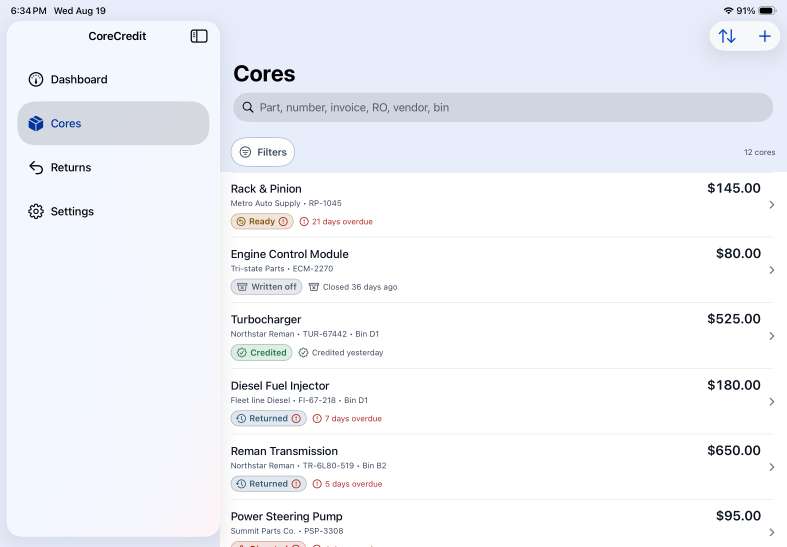
#> input picture src-assets/corecredit/ipad-cores.png, 2360 x 1640 px, found by its file name (shown at 1/3 size)
$ python -i build_assets.py   (imports and definitions only)
#> lines starting #> are read from the running program, lines starting #| are printed output that depends on the picture
#!/usr/bin/env python3
"""Regenerate every image in site/assets/img/ from the originals in src-assets/.

    pip install Pillow numpy
    python3 scripts/build_assets.py

Nothing in src-assets/ is modified. Every output is a resize or a straight crop
of a real capture, photograph or render; nothing inside a product's interface
is redrawn. Rules carried over from the previous idlery.com build:

  * never upscale: a width larger than the source is emitted at the source's
    own width instead;
  * iPhone captures are cropped *below* the iOS status bar rather than having
    one painted in, because the captures were taken at different times;
  * WebP at each width, plus one JPEG at the largest width as a fallback.

The hero video and its posters are made by scripts/build_montage.py, and the
social cards by scripts/make_og.mjs.

Featured-work cards are 4:3 and emitted at 440 and 880 px. A card is either a
chosen crop of a real frame, or, for a product that exists only as a phone
screen, one real screen set on a ground in the product's own accent colour and
entering from the bottom edge (see product_card). Nothing inside a screen is
drawn.
"""

from __future__ import annotations

import json
import shutil
from pathlib import Path

import numpy as np
from PIL import Image, ImageDraw, ImageFilter

ROOT = Path(__file__).resolve().parent.parent
SRC = ROOT / "src-assets"
OUT = ROOT / "site" / "assets" / "img"
SIZES: dict[str, list[int]] = {}   # stem -> [w, h] of the largest output, for the HTML


def log(msg: str) -> None:
    print(f"  {msg}")


# [16 lines left out: function emit, not called in this run]


CARD = (440, 880)          # featured-work card widths (4:3)


# [76 lines left out: functions product_card, crop_ratio, brand, not called in this run]


# ------------------------------------------------------------ CoreCredit --

CC_STATUS = 125   # rows of iOS status bar (+ uniform ground) on a 946px-wide capture


def cc_phone(name: str) -> Image.Image:
#> called with name = '../src-assets/corecredit/ipad-cores.png'
    im = Image.open(SRC / "corecredit" / name).convert("RGB")
    if im.width != 946:
        im = im.resize((946, round(im.height * 946 / im.width)), Image.LANCZOS)
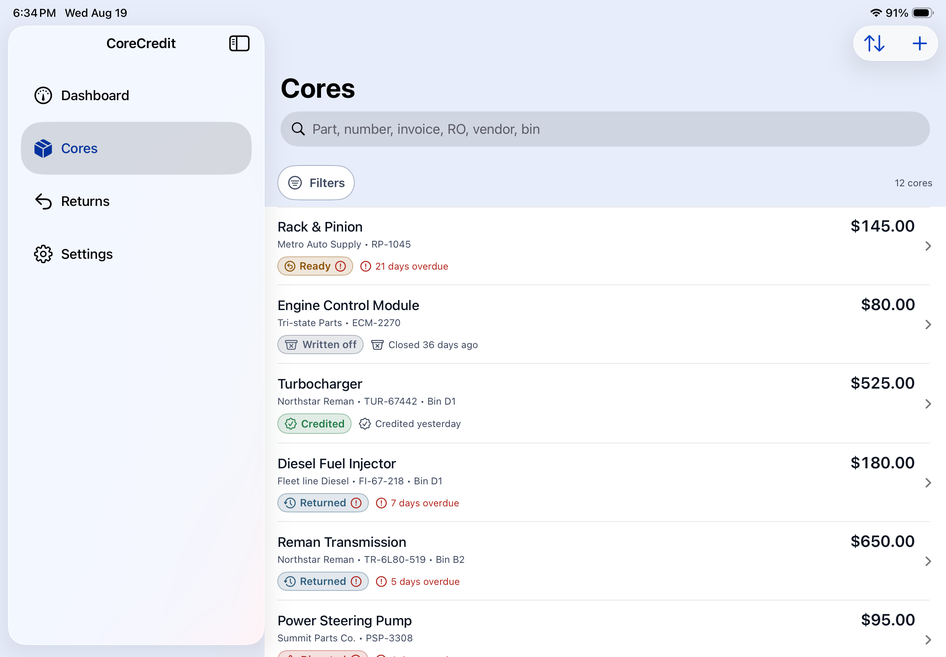
#> im: PIL image 946x657 RGB; mean R, G, B 240.1, 242.3, 247.5
    return im.crop((0, CC_STATUS, 946, im.height))
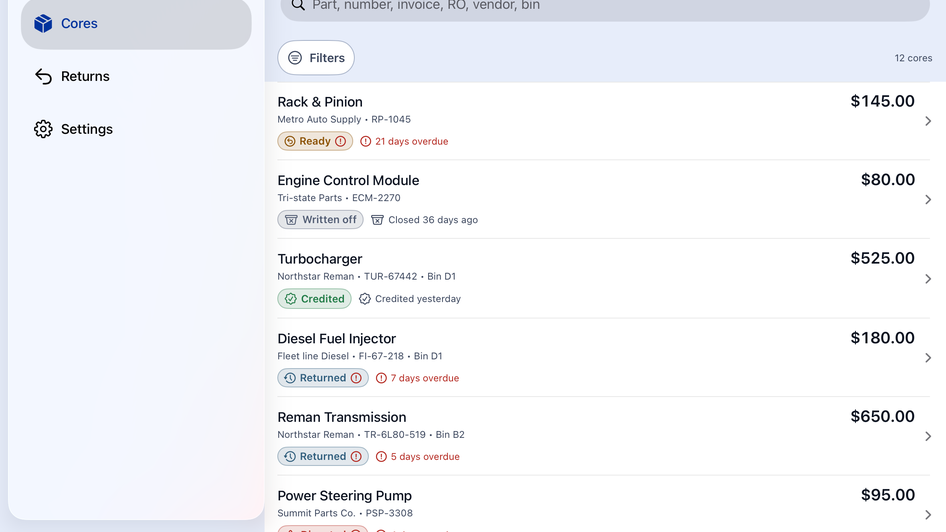
#> returned value: PIL image 946x532 RGB; mean R, G, B 243, 244.4, 248.2


# [20 lines left out: function corecredit, not called in this run]


# --------------------------------------------------------------- Elemora --

EL_STATUS = 141   # the iPhone's top safe-area inset at 3x


# [111 lines left out: functions elemora, karnwold, fabone, rocket, holograph, marks and 2 more, not called in this run]


# [2 lines not run here, left out]

>>> result = cc_phone('../src-assets/corecredit/ipad-cores.png')
